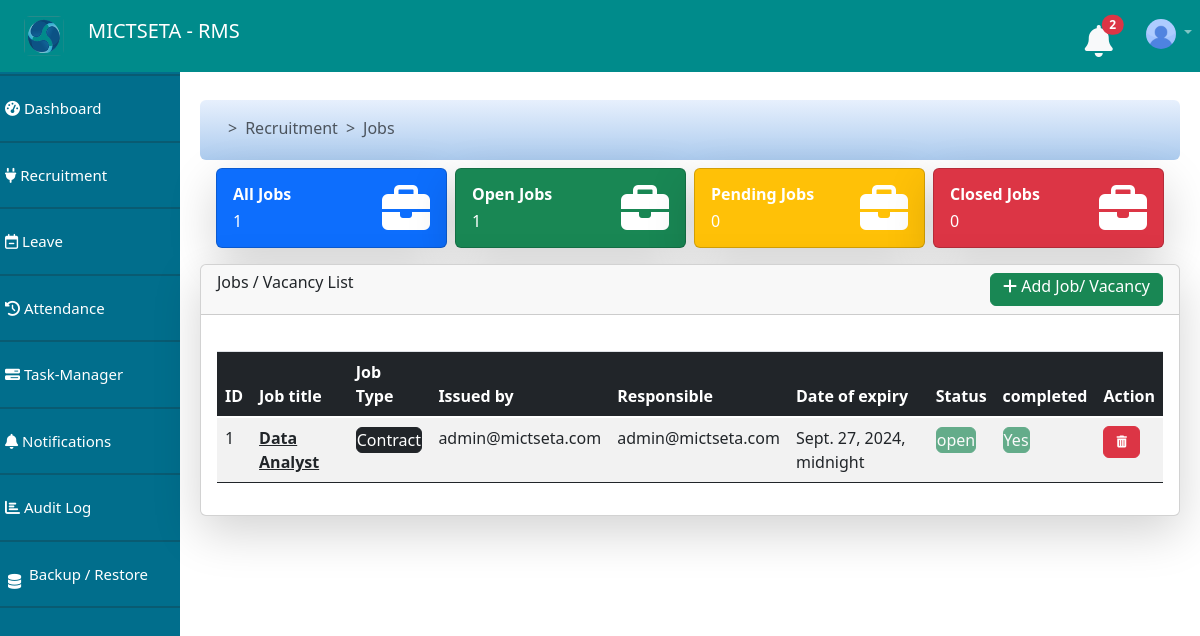
/dashboard/view_jobs/ (signed in), run on the app's committed database.
### jobs/models.py (models this page shows, shortened)
class JobPost(models.Model):
    user = models.ForeignKey(User, on_delete=models.CASCADE, related_name='jobs')
    assigned_to = models.ForeignKey(User, on_delete=models.CASCADE, default=1)
    title = models.CharField(max_length=225, unique=False, null=False)
    description = models.TextField(null=False)
    start_date = models.DateTimeField(auto_now_add=True)
    end_date = models.DateTimeField(null=False)
    location = models.CharField(max_length=225, unique=False, null=False)
    salary_range = models.CharField(max_length=100, null=True)  # Added field for salary range
    job_type = models.CharField(max_length=50, null=False, default='Full-time')  # Added field for job type
    industry = models.CharField(max_length=100, null=True)  # Added field for industry
    company_name = models.CharField(max_length=225, null=True)  # Added field for company name
    status = models.CharField(max_length=20, null=False, default="waiting")
    is_complete = models.BooleanField(null=False, default=False)
    is_approved = models.BooleanField(null=False, default=False)

### dashboard/views.py (the view)
# urls.py: path('view_jobs/', views.view_jobs, name='dashboard.view_jobs'),
@csrf_protect
def view_jobs(request):
	if request.user.is_authenticated:
		current_time = now()
		for leave in request.user.leave_set.all():  # Ensure you call the method and use the correct related name
			if leave.start_date <= current_time <= leave.end_date and leave.status == "Approved":
				return HttpResponse("<h1>Request denied: you are on leave</h1>")
		jobs = JobPost.objects.all()
		for job in jobs:
			if job.status != "closed":
				if current_time > job.end_date :
					job.status = "closed"
					job.save()
		all_jobs = len(jobs)
		open_jobs= len(JobPost.objects.filter(status="open"))
		pending_jobs = len(JobPost.objects.filter(status="waiting"))
		pending_jobs = len(JobPost.objects.filter(status="pending")) + pending_jobs
		closed_jobs = len(JobPost.objects.filter(status="closed"))
		if request.user.is_superuser:
			notify_len = len(Notification.objects.filter(is_seen=False))
		else:
			notify_len = len(Notification.objects.filter(user=request.user,is_seen=False))
		if request.user.is_superuser:
			employees = User.objects.filter(is_staff=True)
		else:
			employees = User.objects.filter(id=request.user.id)
		return render(request,'view_job.html',{'employees':employees,'notify_len':notify_len,'jobs':jobs, 'all_jobs':all_jobs,'open_jobs':open_jobs, 'pending_jobs':pending_jobs,'closed_jobs':closed_jobs})
	else:
		return redirect('render_auth_page')

### dashboard/templates/view_job.html (shortened to what this page needs)
{% extends 'dashboard_base.html' %}
{% load static %}
{% block breadcrumbs %}
      <li class="breadcrumb-item active" aria-current="page">Recruitment</li>
      <li class="breadcrumb-item active" aria-current="page">Jobs</li>
{% endblock %}
{% block description %}
<div class="d-flex justify-content-between mt-2 ">
  <div class="card text-bg-primary mb-3 mx-1 w-100 shadow-lg rounded" style="height:80px;">
  <div class="card-body">
    <div class="card-text d-flex justify-content-between">
      <div>
      <h6><b>All Jobs</b></h6>
      <h6>{{all_jobs}}</h6>
      </div>
      <i class="fa fa-briefcase fa-3x" aria-hidden="true"></i>
    </div>
  </div>
</div>
<div class="card text-bg-success mb-3 mx-1 w-100 shadow-lg rounded" style="height:80px;">
  <div class="card-body">
    <div class="card-text d-flex justify-content-between">
      <div>
      <h6><b>Open Jobs</b></h6>
      <h6>{{open_jobs}}</h6>
      </div>
      <i class="fa fa-briefcase fa-3x" aria-hidden="true"></i>
    </div>
  </div>
</div>
<div class="card text-bg-warning mb-3 mx-1 w-100 shadow-lg rounded" style="height:80px;">
  <div class="card-body">
    <div class="card-text d-flex justify-content-between">
      <div>
      <h6 class="text-white"><b>Pending Jobs</b></h6>
      <h6 class="text-white">{{pending_jobs}}</h6>
      </div>
      <i class="fa fa-briefcase fa-3x text-white " aria-hidden="true"></i>
    </div>
  </div>
</div>
<div class="card text-bg-danger mb-3 mx-1 w-100 shadow-lg rounded" style="height:80px;">
  <div class="card-body">
    <div class="card-text d-flex justify-content-between">
      <div>
      <h6><b>Closed Jobs</b></h6>
      <h6>{{closed_jobs}}</h6>
      </div>
      <i class="fa fa-briefcase fa-3x" aria-hidden="true"></i>
    </div>
  </div>
</div>
</div>
 {% endblock %}
{% block content %}
<div class="card shadow-lg rounded">
  <div class="card-header d-flex justify-content-between " style="height:50px;">
    <h6>Jobs / Vacancy List</h6>
    <a href="{% url 'dashboard.add_job' %}" class="btn btn-success py-0" style=""><i class="fa fa-plus" aria-hidden="true"></i> Add Job/ Vacancy</a>
  </div>
  <div class="card-body">
  {% if user.is_staff %}
    <div id="viewJobPage" class="table-container" style="display: block;overflow-x: scroll;">
    <table id="example" class="table table-striped table-hover" style="width:100%">
        <thead>
            <tr class="bg-dark text-white">
                <th class="bg-dark text-white" >ID</th>
                <th class="bg-dark text-white" >Job title</th>
                 <th class="bg-dark text-white" >Job Type</th>
                 <th class="bg-dark text-white" >Issued by</th>
                <th class="bg-dark text-white" >Responsible</th>
                <th class="bg-dark text-white">Date of expiry</th>
                <th class="bg-dark text-white">Status</th>
                <th class="bg-dark text-white">completed</th>
                <th class="bg-dark text-white">Action</th>
            </tr>
        </thead>
        <tbody>
          {% for job in jobs %}
            {% if job.user == user or user.is_superuser or job.assigned_to == user %}
              <tr>
                <td>{{job.id}}</td>
                <td><b><a href="{% url 'dashboard.job_details' job.id %}" class="text-dark">{{job.title}}</a></b></td>
                {% if job.job_type == "Contract" or job.job_type == "Part-Time" %}
                   <td><button class="btn btn-dark  text-white p-0" >{{job.job_type}}</button></td>
                {% elif job.job_type == "Permanent" or job.job_type == "Full-Time" %}
                   <td><button class="btn btn-secondary text-white p-0" disabled>{{job.job_type}}</button></td>
                {% elif job.job_type == "Remote" %}
                   <td><button class="btn btn-danger text-white p-0" disabled>{{job.job_type}}</button></td>
                {% else%}
                <td>{{job.job_type}}</td>
                {% endif %}
                 <td>{{job.user.email}}</td>
                <td>{{job.assigned_to.email}}</td>
                <td>{{job.end_date}}</td>
                {% if job.is_complete %}
                    {% if job.status == "open" %}
                    <td><button class="btn btn-success p-0" disabled>{{job.status}}</button></td>
                    {% elif job.status == "closed" %}
                    <td><button class="btn btn-danger p-0" disabled>{{job.status}}</button></td>
                    {% else %}
                    <td><button class="btn btn-warning p-0" disabled>{{job.status}}</button></td>
                    {% endif %}
                   <td><button class="btn btn-success p-0" disabled>Yes</button></td>
                        {% if user.is_superuser %}
                        <td>
                          <a class="btn btn-danger"   type="button" onclick="deleteJob({{job.id}})" role="button" style="font-size: 12px;"> <i class="fa fa-trash" aria-hidden="true"></i> </a>
                        </td>
                        {% endif %}
                {% endif %}
              </tr>
              {% endif %}
             {% endfor %}
        </tbody>
    </table>
        </div>
      {% endif %}
  {% endblock %}

### data on the page
JobPost: id "1", title "Data Analyst", job_type "Contract", user.email "admin@mictseta.com", assigned_to.email "admin@mictseta.com", end_date "Sept. 27, 2024, midnight", status "open"

### other printed values
{{ notify_len }} "2"
{{ all_jobs }} "1"
{{ open_jobs }} "1"
{{ pending_jobs }} "0"
{{ closed_jobs }} "0"
